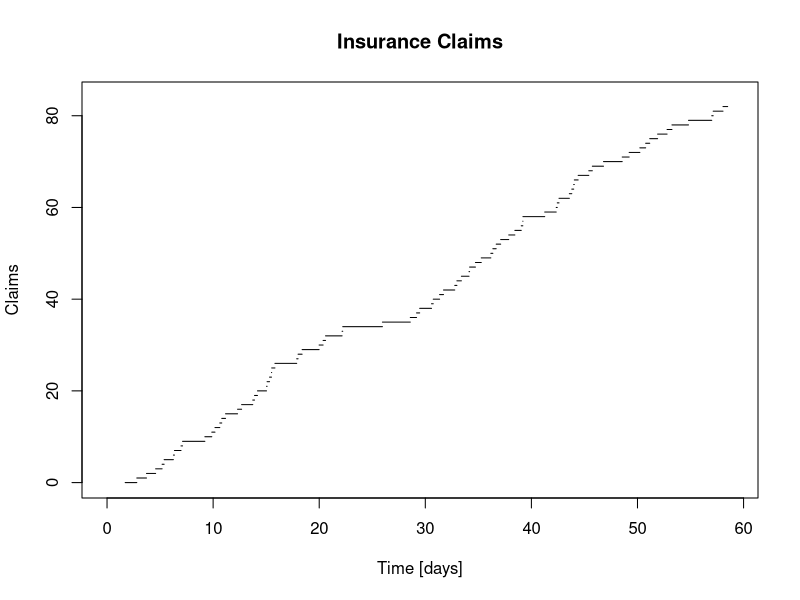
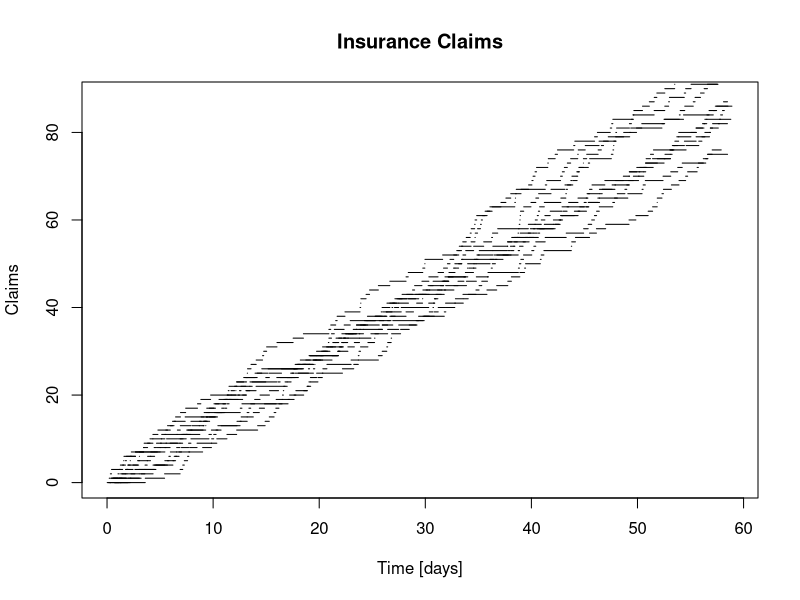

R code for these plots, in order:
lambda = 1.5

prob = 1 - ppois(q = 100, lambda = lambda*59)
prob

pgamma(59,101,rate = 1.5)




simulate_pois <- function(lambda, t_start,t_end, plot, numSim = 1) {
  result <-  rep(NA,numSim)
  for (i in 1:numSim) {
    n = rpois(1,lambda = lambda*(t_end - t_start))
    result[i] = n
    v_vec = runif(n,t_start,t_end)
    w_vec = sort(v_vec)
    x_vec <- seq(from = 0, to = n, by = 1)
    
    if(plot && i == 1) {
    
      plot(NULL, NULL, xlim = c(t_start, t_end), ylim = c(0, n), xlab = "Time [days]", lwd = 2, ylab = "Claims", main = "Insurance Claims")
      for(i in 1:n) {
        lines(w_vec[i:(i+1)], rep(x_vec[i],2), lwd = 1)
      }
    }
    else if(plot) {
      for(i in 1:n) {
        lines(w_vec[i:(i+1)], rep(x_vec[i],2), lwd = 1)
      }
    }
  }
  return (result)
}

get_mean_and_var <- function(numSim) {
  result <- simulate_pois(lambda,0,59,plot = FALSE, numSim)
  mu = mean(result)
  s2 = var(result)
  
  a <- list("mean" = mu, "var" = s2)
  
  return (a)

}

simulate_pois(lambda,0,59,plot = TRUE)
res <- simulate_pois(lambda,0,59,plot = FALSE, numSim = 1000)
num <- sum(res > 100)/length(res)
num

simulate_pois(lambda,0,59,plot = TRUE, numSim = 10)

v <- get_mean_and_var(1000)
v$mean
v$var





